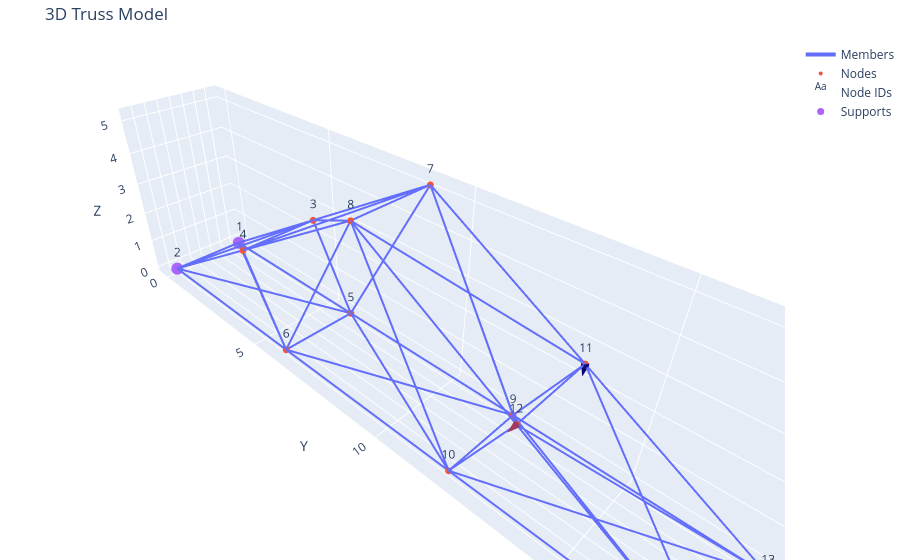
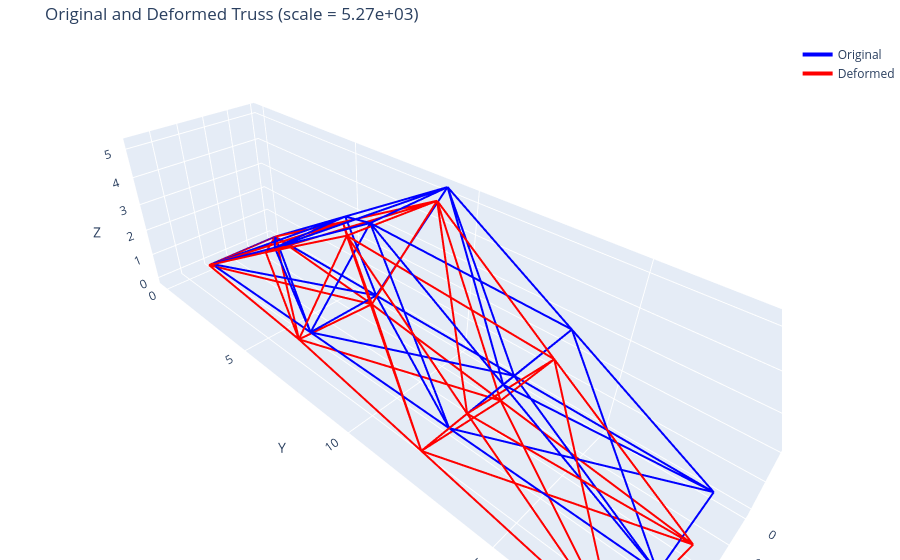

These figures' notebook cell, in order:
### Markdown cell above
### Validation Nodal Loads

### Code cell
filepath = 'inputs/validation_truss_nodal_loads.json'

result = solver.truss_solver(filepath)
pp = postprocess.truss_output(filepath, result, table_output="xlsx")

### Figure 1 — Plotly figure (JSON) as saved in the notebook; plotly's stock layout.template omitted (floating-point values rounded to 4 significant figures; data arrays with more than 128 entries replaced by an {"elided": "..."} marker saying what was removed)
{"data": [{"line": {"width": 4}, "mode": "lines", "name": "Members", "type": "scatter3d", "x": {"elided": "129 int values"}, "y": {"elided": "129 float values"}, "z": {"elided": "129 float values"}}, {"marker": {"size": 4}, "mode": "markers", "name": "Nodes", "type": "scatter3d", "x": [0, 3, 0, 3, 0, 3, 0, 3, 0, 3, 0, 3, 0, 3], "y": [0, 0, 4.5, 4.5, 6, 6, 9, 9, 12, 12, 13.5, 13.5, 18, 18], "z": [0, 0, 2.598, 2.598, 0, 0, 5.196, 5.196, 0, 0, 2.598, 2.598, 0, 0]}, {"mode": "text", "name": "Node IDs", "text": ["1", "2", "3", "4", "5", "6", "7", "8", "9", "10", "11", "12", "13", "14"], "textposition": "top center", "type": "scatter3d", "x": [0, 3, 0, 3, 0, 3, 0, 3, 0, 3, 0, 3, 0, 3], "y": [0, 0, 4.5, 4.5, 6, 6, 9, 9, 12, 12, 13.5, 13.5, 18, 18], "z": [0, 0, 2.598, 2.598, 0, 0, 5.196, 5.196, 0, 0, 2.598, 2.598, 0, 0]}, {"marker": {"size": 7}, "mode": "markers", "name": "Supports", "type": "scatter3d", "x": [0, 3, 0, 3], "y": [0, 0, 18, 18], "z": [0, 0, 0, 0]}, {"anchor": "tail", "name": "Loads", "showscale": false, "sizemode": "absolute", "sizeref": 0.2, "type": "cone", "u": [0, 2.16], "v": [0, 0], "w": [-2.16, 0], "x": [0, 3], "y": [13.5, 13.5], "z": [2.598, 2.598]}], "layout": {"margin": {"b": 0, "l": 0, "r": 0, "t": 40}, "scene": {"aspectmode": "data", "xaxis": {"title": {"text": "X"}}, "yaxis": {"title": {"text": "Y"}}, "zaxis": {"title": {"text": "Z"}}}, "showlegend": true, "title": {"text": "3D Truss Model"}}}

### Figure 2 — Plotly figure (JSON) as saved in the notebook; plotly's stock layout.template omitted (floating-point values rounded to 4 significant figures; data arrays with more than 128 entries replaced by an {"elided": "..."} marker saying what was removed)
{"data": [{"line": {"color": "blue", "width": 4}, "mode": "lines", "name": "Original", "type": "scatter3d", "x": {"elided": "129 int values"}, "y": {"elided": "129 float values"}, "z": {"elided": "129 float values"}}, {"line": {"color": "red", "width": 4}, "mode": "lines", "name": "Deformed", "type": "scatter3d", "x": {"elided": "129 float values"}, "y": {"elided": "129 float values"}, "z": {"elided": "129 float values"}}], "layout": {"margin": {"b": 0, "l": 0, "r": 0, "t": 40}, "scene": {"aspectmode": "data", "xaxis": {"title": {"text": "X"}}, "yaxis": {"title": {"text": "Y"}}, "zaxis": {"title": {"text": "Z"}}}, "title": {"text": "Original and Deformed Truss (scale = 5.27e+03)"}}}
